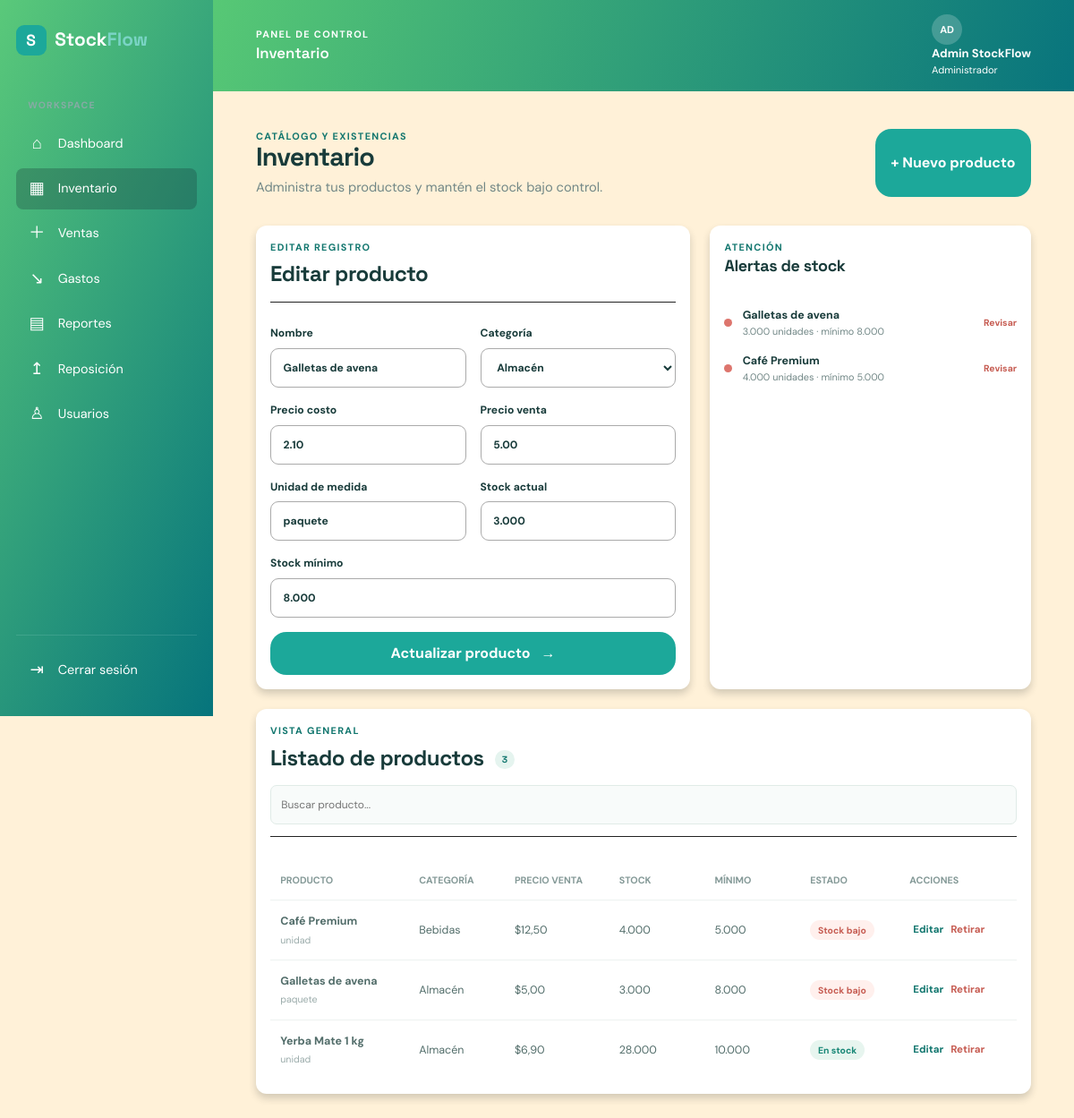
Page /inventario.php?edit=3 (signed in) on the committed database.
### tables this page shows
CREATE TABLE products (
    id INT UNSIGNED AUTO_INCREMENT PRIMARY KEY,
    category_id INT UNSIGNED NOT NULL,
    supplier_id INT UNSIGNED NULL,
    name VARCHAR(150) NOT NULL,
    unit VARCHAR(30) NOT NULL DEFAULT 'unidad',
    cost DECIMAL(12,2) NOT NULL,
    price DECIMAL(12,2) NOT NULL,
    stock DECIMAL(12,3) NOT NULL DEFAULT 0,
    minimum_stock DECIMAL(12,3) NOT NULL DEFAULT 0,
    active TINYINT(1) NOT NULL DEFAULT 1,
    created_at TIMESTAMP NOT NULL DEFAULT CURRENT_TIMESTAMP,
    updated_at TIMESTAMP NOT NULL DEFAULT CURRENT_TIMESTAMP ON UPDATE CURRENT_TIMESTAMP,
    CONSTRAINT fk_products_category FOREIGN KEY (category_id) REFERENCES categories(id),
    CONSTRAINT fk_products_supplier FOREIGN KEY (supplier_id) REFERENCES suppliers(id) ON DELETE SET NULL,
    INDEX idx_products_name (name),
    INDEX idx_products_stock (stock, minimum_stock)
);

CREATE TABLE categories (
    id INT UNSIGNED AUTO_INCREMENT PRIMARY KEY,
    name VARCHAR(80) NOT NULL UNIQUE,
    active TINYINT(1) NOT NULL DEFAULT 1
);

### data/repository.php (called while the page is built, shortened)
<?php
function products(PDO $pdo, string $search = ''): array
{
    $query = 'SELECT p.*, c.name AS category_name FROM products p JOIN categories c ON c.id = p.category_id WHERE p.active = 1';
    $params = [];
    $query .= ' ORDER BY p.name';
    $statement = $pdo->prepare($query);
    $statement->execute($params);
    return $statement->fetchAll();
}
function categories(PDO $pdo): array
{
    return $pdo->query('SELECT id, name FROM categories WHERE active = 1 ORDER BY name')->fetchAll();
}
function product(PDO $pdo, int $id): ?array
{
    $statement = $pdo->prepare('SELECT * FROM products WHERE id = :id AND active = 1');
    $statement->execute(['id' => $id]);
    return $statement->fetch() ?: null;
}
function low_stock(PDO $pdo): array
{
    return $pdo->query('SELECT p.name, p.stock, p.minimum_stock FROM products p WHERE p.active = 1 AND p.stock <= p.minimum_stock ORDER BY p.stock')->fetchAll();
}

### config/bootstrap.php (called while the page is built, shortened)
<?php
function e(string|int|float|null $value): string
{
    return htmlspecialchars((string) $value, ENT_QUOTES, 'UTF-8');
}
function money(float|int $value): string
{
    return '$' . number_format((float) $value, 2, ',', '.');
}

### inventario.php (the view, shortened to what this page needs)
<?php
require_once __DIR__ . '/config/bootstrap.php';
require_once __DIR__ . '/data/repository.php';
$pdo = db();
$editing = null; $error = null;
if (isset($_GET['edit'])) $editing = product($pdo, (int) $_GET['edit']);
$search = trim($_GET['q'] ?? ''); $products = products($pdo, $search); $categories = categories($pdo); $lowStock = low_stock($pdo);
require __DIR__ . '/includes/header.php';
?>
<section class="page-heading"><div><p class="eyebrow">Catálogo y existencias</p><h1>Inventario</h1><p class="muted">Administra tus productos y mantén el stock bajo control.</p></div><button class="btn btn-primary" type="button" data-scroll-to="inventarioForm">+ Nuevo producto</button></section>
<div class="content-grid inventory-layout"><section class="panel form-panel"><div class="panel-heading"><div><p class="eyebrow"><?= $editing ? 'Editar registro' : 'Nuevo registro' ?></p><h2><?= $editing ? 'Editar producto' : 'Alta de producto' ?></h2></div></div><form id="inventarioForm" class="form-grid" method="post"><input type="hidden" name="csrf" value="<?= e(csrf_token()) ?>"><input type="hidden" name="action" value="save"><input type="hidden" name="id" value="<?= e($editing['id'] ?? '') ?>"><div class="form-row"><label for="name">Nombre<input id="name" name="name" type="text" value="<?= e($editing['name'] ?? '') ?>" placeholder="Ej. Café Premium" required></label><label for="category_id">Categoría<select id="category_id" name="category_id" required><option value="">Selecciona</option><?php foreach ($categories as $category): ?><option value="<?= e($category['id']) ?>" <?= (int) ($editing['category_id'] ?? 0) === (int) $category['id'] ? 'selected' : '' ?>><?= e($category['name']) ?></option><?php endforeach; ?></select></label></div><div class="form-row"><label for="cost">Precio costo<input id="cost" name="cost" type="number" step="0.01" value="<?= e($editing['cost'] ?? '') ?>" required></label><label for="price">Precio venta<input id="price" name="price" type="number" step="0.01" value="<?= e($editing['price'] ?? '') ?>" required></label></div><div class="form-row"><label for="unit">Unidad de medida<input id="unit" name="unit" type="text" value="<?= e($editing['unit'] ?? 'unidad') ?>" required></label><label for="stock">Stock actual<input id="stock" name="stock" type="number" step="0.001" value="<?= e($editing['stock'] ?? '') ?>" required></label></div><label for="minimum_stock">Stock mínimo<input id="minimum_stock" name="minimum_stock" type="number" step="0.001" value="<?= e($editing['minimum_stock'] ?? '') ?>" required></label><?php if ($error): ?><p class="error-message"><?= e($error) ?></p><?php endif; ?><button class="btn btn-primary" type="submit"><?= $editing ? 'Actualizar producto' : 'Guardar producto' ?> <span>→</span></button></form></section><section class="panel alert-panel inventory-alert"><div><p class="eyebrow">Atención</p><h2>Alertas de stock</h2></div><ul id="alertList" class="alert-list"><?php foreach ($lowStock as $item): ?><li><span class="status-dot critical"></span><span><strong><?= e($item['name']) ?></strong><small><?= e($item['stock']) ?> unidades · mínimo <?= e($item['minimum_stock']) ?></small></span><b>Revisar</b></li><?php endforeach; ?><?php if (!$lowStock): ?><li class="empty-state">No hay alertas activas.</li><?php endif; ?></ul></section></div>
<section class="panel table-panel"><div class="panel-heading"><div><p class="eyebrow">Vista general</p><h2>Listado de productos <span class="count-badge"><?= count($products) ?></span></h2></div><form class="table-tools" method="get"><input type="search" name="q" value="<?= e($search) ?>" placeholder="Buscar producto..." aria-label="Buscar producto"></form></div><div class="table-wrap"><table><thead><tr><th>Producto</th><th>Categoría</th><th>Precio venta</th><th>Stock</th><th>Mínimo</th><th>Estado</th><th>Acciones</th></tr></thead><tbody id="productosBody"><?php foreach ($products as $product): ?><tr><td><strong><?= e($product['name']) ?></strong><small><?= e($product['unit']) ?></small></td><td><?= e($product['category_name']) ?></td><td><?= money($product['price']) ?></td><td><?= e($product['stock']) ?></td><td><?= e($product['minimum_stock']) ?></td><td><span class="status-pill <?= $product['stock'] <= $product['minimum_stock'] ? 'status-low' : 'status-ok' ?>"><?= $product['stock'] <= $product['minimum_stock'] ? 'Stock bajo' : 'En stock' ?></span></td><td><a class="table-action" href="inventario.php?edit=<?= e($product['id']) ?>">Editar</a><form class="inline-form" method="post" data-confirm="¿Retirar este producto?"><input type="hidden" name="csrf" value="<?= e(csrf_token()) ?>"><input type="hidden" name="action" value="delete"><input type="hidden" name="id" value="<?= e($product['id']) ?>"><button class="table-action danger" type="submit">Retirar</button></form></td></tr><?php endforeach; ?><?php if (!$products): ?><tr><td colspan="7" class="empty-state">No hay productos que coincidan con la búsqueda.</td></tr><?php endif; ?></tbody></table></div></section>
<?php require __DIR__ . '/includes/footer.php'; ?>

### assets/css/styles.css (style rules this page uses)
:root { --ink:#183b3a;--muted:#718786;--teal:#1ca89a;--teal-dark:#11766e;--mint:#e5f4ef;--paper:#fff;--canvas:#f5f8f6;--line:#e0ebe7;--blue:#5d8fe8;--amber:#e5a548;--coral:#dd756d;--shadow:0 12px 30px rgba(36,76,70,.07) }
* { box-sizing:border-box;margin:0;padding:0 }
html { font-size:16px;scroll-behavior:smooth }
body { background:var(--canvas);color:var(--ink);font-family:'DM Sans',sans-serif;line-height:1.5;-webkit-font-smoothing:antialiased }
a { color:inherit;text-decoration:none }
button,input,select { font:inherit }
button { cursor:pointer }
h1,h2,h3,.brand { font-family:'Space Grotesk',sans-serif }
h1 { font-size:clamp(1.8rem,3vw,2.5rem);line-height:1.1;letter-spacing:-.03em }
h2 { font-size:1.12rem;letter-spacing:-.02em }
p { color:var(--muted) }
.muted { font-size:.92rem;margin-top:.35rem }
.eyebrow { color:var(--teal-dark);font-size:.68rem;font-weight:700;letter-spacing:.12em;text-transform:uppercase }
.btn { border:0;border-radius:9px;display:inline-flex;align-items:center;justify-content:center;gap:.75rem;padding:.75rem 1.1rem;font-weight:700;transition:transform .2s,box-shadow .2s }
.btn-primary { background:var(--teal);color:#fff }
.app-page { min-height:100vh }
.welcome-row,.page-heading { align-items:end;display:flex;justify-content:space-between;margin-bottom:2rem }
.content-grid { display:grid;gap:1.4rem;grid-template-columns:minmax(0,1.65fr) minmax(300px,1fr);margin-bottom:1.4rem }
.panel { background:#fff;border:1px solid var(--line);border-radius:12px;box-shadow:var(--shadow);padding:1.5rem }
.panel-heading { align-items:start;display:flex;justify-content:space-between;margin-bottom:1.6rem }
.panel-heading h2 { margin-top:.25rem }
.panel-heading select,.table-tools input { background:#f8fbfa;border:1px solid var(--line);border-radius:7px;color:var(--muted);font-size:.75rem;padding:.55rem .7rem }
.alert-panel { align-items:center;display:flex;justify-content:space-between }
.form-grid { display:grid;gap:1rem }
.form-row { display:grid;gap:1rem;grid-template-columns:repeat(2,minmax(0,1fr)) }
.form-grid label,.form-row label { color:var(--ink);display:flex;flex-direction:column;font-size:.76rem;font-weight:700;gap:.45rem }
.form-grid input,.form-grid select,.form-row input,.form-row select,.form-panel input,.form-panel select { background:#fbfdfc;border:1px solid var(--line);border-radius:7px;color:var(--ink);outline:0;padding:.75rem .85rem }
.form-grid input::placeholder,.form-row input::placeholder { color:#adbdbc }
.inventory-layout { grid-template-columns:minmax(0,1.15fr) minmax(300px,.85fr) }
.table-panel { margin-top:1.4rem }
.table-tools input { min-width:180px }
.table-wrap { overflow:auto }
.table-wrap table { border-collapse:collapse;min-width:620px;width:100% }
th,td { border-bottom:1px solid #edf2f0;font-size:.78rem;padding:.9rem .7rem;text-align:left;white-space:nowrap }
th { color:#849997;font-size:.67rem;font-weight:700;text-transform:uppercase }
td { color:#526d6a }
td strong,td small { display:block }
td small { color:#9aabaa;font-size:.67rem;margin-top:.15rem }
.table-wrap tr:last-child td { border-bottom:0 }
.count-badge { background:var(--mint);border-radius:20px;color:var(--teal-dark);font-size:.65rem;margin-left:.4rem;padding:.25rem .5rem;vertical-align:middle }
.status-pill { border-radius:20px;font-size:.65rem;font-weight:700;padding:.3rem .55rem }
.status-ok { background:#e7f5ef;color:#168675 }
.status-low { background:#fff0ed;color:#c65c52 }
.alert-panel.inventory-alert { align-items:stretch;display:block }
.alert-list { display:grid;gap:1rem;list-style:none;margin-top:2rem }
.alert-list li { align-items:center;display:flex;gap:.7rem }
.alert-list li>span:nth-child(2) { flex:1 }
.alert-list strong,.alert-list small { display:block;font-size:.78rem }
.alert-list small { color:var(--muted);font-size:.68rem }
.alert-list b { color:#c65c52;font-size:.65rem }
.status-dot { border-radius:50%;height:9px;width:9px }
.status-dot.critical { background:var(--coral) }

### rows in the picture
products: name "Galletas de avena", category_id "Almacén", cost "2.10", price "5.00", unit "paquete", stock "3.000", minimum_stock "8.000", category.name "Almacén", price "$5,00", shows "Stock bajo"
products: name "Café Premium", stock "4.000", minimum_stock "5.000", unit "unidad", category.name "Bebidas", price "$12,50", shows "Stock bajo"
products: name "Yerba Mate 1 kg", unit "unidad", category.name "Almacén", price "$6,90", stock "28.000", minimum_stock "10.000", shows "En stock"

### other values in the picture
$pageTitle "Inventario"
substr($user['name'] ?? 'U', 0, 2) "AD"
$user['name'] "Admin StockFlow"
$user['role'] "Administrador"
count($products) "3"
